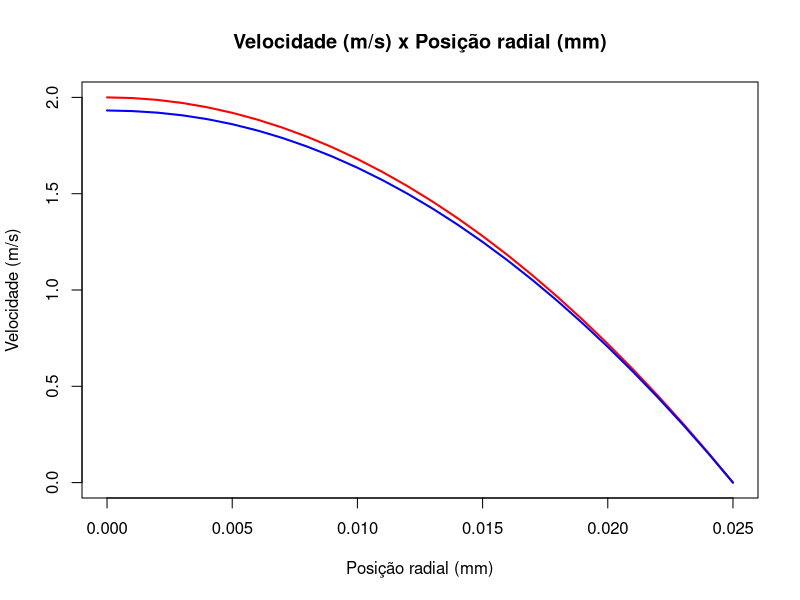

Generate this figure with R:
rm(list = ls())

library(flextable)

dpdz <- -12.928
mu <- 1.01 * 10^-3
R <- 25 * 10^-3
N <- 25 # numero de pontos analisados 
dr <- R/N # passo no espaço

N <- N + 1

r_seq <- seq(from = 0.0, to = R, by = dr)
u_analytical <- dpdz / (4 * mu) * (r_seq^2 - R^2)

plot(
  NULL,
  main = "Velocidade (m/s) x Posição radial (mm)",
  xlab = "Posição radial (mm)",
  ylab = "Velocidade (m/s)",
  xlim = c(0, max(r_seq)),
  ylim = c(0, max(u_analytical))
)

lines(r_seq, u_analytical, lwd = 2, col = "red")

# agora é a analise numerica

# matriz que representa os coeficientes do sistema linear
A <- matrix(0, ncol = N, nrow = N)
line <- 0

# matriz coluna (vetor vertical) que representa os termos independentes
b <- rep(0, N)

for (ri in r_seq) {
  line <- line + 1
  
  if (ri == 0) {
    # condição de simetria
    A[line, line + 1] <- 1
    A[line, line] <- -1
    
    b[line] <- (dpdz / mu) * (1/4) * dr^2
  } else if (ri == R) {
    # na borda do cano, velocidade nula (cond de contorno)
    # assim temos 1 * u_R = 0 ==> u_R = 0
    
    A[line, line] <- 1
    b[line] <- 0
  } else {
    # no interno
    A[line, line + 1] <- 1 + ri / dr
    A[line, line] <- -1 - 2 * ri / dr
    A[line, line - 1] <- ri / dr
    
    b[line] <- (dpdz / mu) * ri * dr
  }
}

u_numerical <- solve(A) %*% b
lines(r_seq, u_numerical, lwd = 2, col = "blue")
